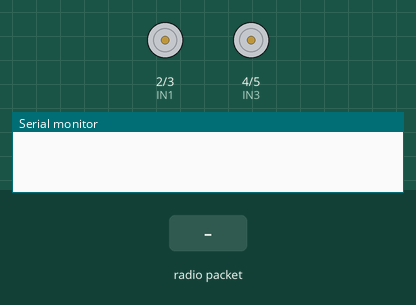
This sketch was run on a simulated Arduino Uno, built with avr-gcc and run on an emulated ATmega328P. Shown: motor-driver pin pairs drawn as motors (green arrow = first pin HIGH = forward, orange = second pin HIGH = backward, longer = more drive, scaled by the enable pin), the last lines printed to the serial monitor. Inputs (shaded band) come from the test bench. No radio packets arrive unless stated.

Above: at 1.2 s.
1.3 s: radio packet "forward" arrives
At 1.7 s:
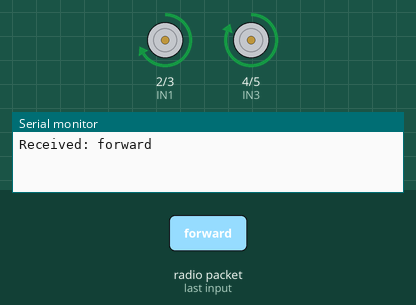
3.8 s: radio packet "backward" arrives
At 4.6 s:
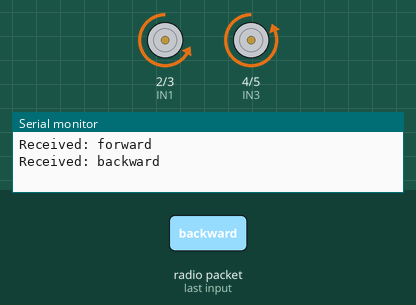
6.3 s: radio packet "left" arrives
At 6.7 s:
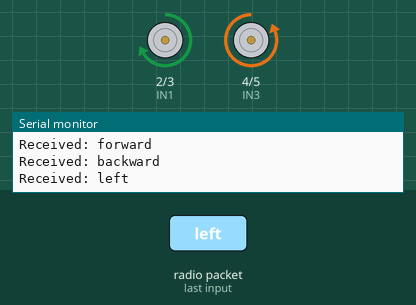
8.8 s: radio packet "right" arrives
At 9.6 s:
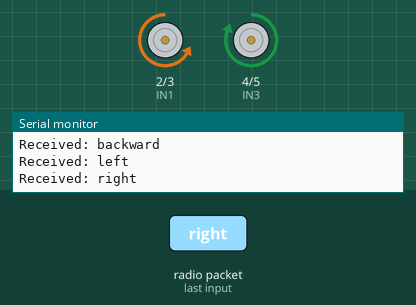
Timing chart, 0 to 11.8 s (numbered marks = the images above; inputs shaded):
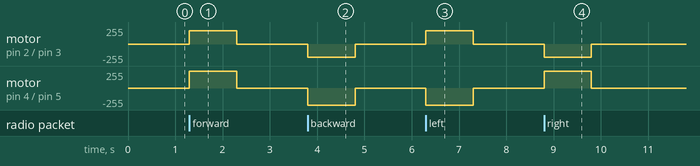

Measured:
- after the input at 1.3 s, motor on pin 2 (IN1) / pin 3 (IN2): stopped → forward 200/255 at once, → stopped 1.0 s later; motor on pin 4 (IN3) / pin 5 (IN4): stopped → forward 255/255 at once, → stopped 1.0 s later
- after the input at 3.8 s, motor on pin 2 (IN1) / pin 3 (IN2): stopped → backward 200/255 at once, → stopped 1.0 s later; motor on pin 4 (IN3) / pin 5 (IN4): stopped → backward 255/255 at once, → stopped 1.0 s later
- after the input at 6.3 s, motor on pin 2 (IN1) / pin 3 (IN2): stopped → forward 200/255 at once, → stopped 1.0 s later; motor on pin 4 (IN3) / pin 5 (IN4): stopped → backward 255/255 at once, → stopped 1.0 s later
- after the input at 8.8 s, motor on pin 2 (IN1) / pin 3 (IN2): stopped → backward 200/255 at once, → stopped 1.0 s later; motor on pin 4 (IN3) / pin 5 (IN4): stopped → forward 255/255 at once, → stopped 1.0 s later

The sketch:

reciever.ino
```cpp
#include <RF24.h>
#include <SPI.h>

RF24 radio(9, 10);                 // CE, CSN
const byte address[6] = "00001";   // Same as transmitter

char data[10] = "";                // Received command
unsigned long lastSignalTime = 0;  // For failsafe

// Motor control pins (L298N)
const int IN1 = 2;
const int IN2 = 3;
const int IN3 = 4;
const int IN4 = 5;
const int ENA = 6;
const int ENB = 7;

void setup() {
  Serial.begin(9600);

  pinMode(IN1, OUTPUT);
  pinMode(IN2, OUTPUT);
  pinMode(IN3, OUTPUT);
  pinMode(IN4, OUTPUT);
  pinMode(ENA, OUTPUT);
  pinMode(ENB, OUTPUT);

  // Initial motor speed (0–255)
  analogWrite(ENA, 200);
  analogWrite(ENB, 200);

  // NRF24 setup
  radio.begin();
  radio.printDetails();
  radio.openReadingPipe(0, address);
  radio.setDataRate(RF24_250KBPS);
  radio.setPALevel(RF24_PA_LOW);
  radio.startListening();  // set as receiver
}

void moveForward() {
  digitalWrite(IN1, HIGH); digitalWrite(IN2, LOW);
  digitalWrite(IN3, HIGH); digitalWrite(IN4, LOW);
}

void moveBackward() {
  digitalWrite(IN1, LOW); digitalWrite(IN2, HIGH);
  digitalWrite(IN3, LOW); digitalWrite(IN4, HIGH);
}

void turnLeft() {
  digitalWrite(IN1, HIGH); digitalWrite(IN2, LOW);
  digitalWrite(IN3, LOW);  digitalWrite(IN4, HIGH);
}

void turnRight() {
  digitalWrite(IN1, LOW);  digitalWrite(IN2, HIGH);
  digitalWrite(IN3, HIGH); digitalWrite(IN4, LOW);
}

void stopMotors() {
  digitalWrite(IN1, LOW); digitalWrite(IN2, LOW);
  digitalWrite(IN3, LOW); digitalWrite(IN4, LOW);
}

void loop() {
  if (radio.available()) {
    radio.read(&data, sizeof(data));
    lastSignalTime = millis();  // update time of last signal
    Serial.print("Received: ");
    Serial.println(data);
if (millis() - lastSignalTime > 3000) {
  radio.stopListening();
  delay(50);
  radio.startListening();
  lastSignalTime = millis();
}
    if (strcmp(data, "forward") == 0) moveForward();
    else if (strcmp(data, "backward") == 0) moveBackward();
    else if (strcmp(data, "left") == 0) turnLeft();
    else if (strcmp(data, "right") == 0) turnRight();
    else if (strcmp(data, "stop") == 0) stopMotors();
  }

  // Failsafe: stop if no command received for 1 second
  if (millis() - lastSignalTime > 1000) {
    stopMotors();
  }
}
```
